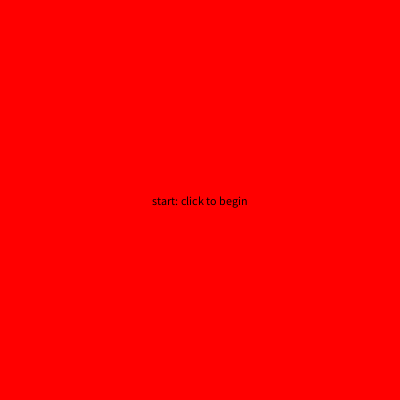
Frame 1 (no input)
Frame 60 (the mouse pressed at the canvas centre just before this capture): identical to frame 1, image omitted
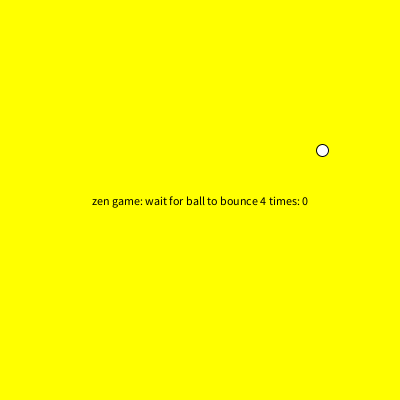
Frame 120 (the mouse held since frame 60 and released just before this capture)

The Processing sketch that drew these frames (run headless with seeded random() and noise(); from frame 60 on, the mouse is pressed at the canvas centre):

// Processing sketch: GameState
// ── GameState.pde
// GameState
//
// This example demonstrates simple game state control
// using a variable, in this case the state integer.
//
// Dan Wilcox danomatika.com 2016

// the current state:
// 0 - start, 1 - game, 2 - game over
int state = 0;

// game ball
Ball ball;

void setup() {
  size(400, 400);
  
  // create the game ball
  ball = new Ball();
}

void draw() {
   if(state == 0) {
     // start screen
     background(255, 0, 0);
     
     fill(0);
     textAlign(CENTER, CENTER);
     text("start: click to begin", width/2, height/2);
   }
   else if(state == 1) {
     // game
     background(255, 255, 0);
     
     fill(0);
     textAlign(CENTER, CENTER);
     text("zen game: wait for ball to bounce 4 times: "+ball.bounces, width/2, height/2);
     
     ball.update();
     if(ball.awake) {
       ball.draw();
     }
     else {
       // game over! go to game over screen
       state = 2;
     }
   }
   else if(state == 2) {
     // game over
     background(0, 255, 0);
     
     fill(0);
     textAlign(CENTER, CENTER);
     text("game over: click to restart", width/2, height/2);
   }
}

void mousePressed() {
  if(state == 0) {
    // start screen
    state = 1; // go to game
    ball.reset(); // reset the ball for the game
  }
  else if(state == 2) {
    // game over
    state = 0; // go to start screen
  }
}
// ── Ball.pde

class Ball {
  
  PVector pos;
  PVector vel;
  
  // number of times the ball has hit the edge of the screen
  int bounces = 0;
  
  // is this ball awake & active?
  boolean awake = true;
  
  Ball() {
    reset();
  }
  
  Ball(float x, float y) {
    reset();
    pos = new PVector(x, y);
  }
  
  // reset to random pos & velocity
  void reset() {
    pos = new PVector(random(width), random(height));
    vel = new PVector(random(-4, 4), random(-4, 4));
    awake = true;
    bounces = 0;
  }
  
  void update() {
    // check edges
    if(pos.x < 0 || pos.x > width) {
      vel.x = -vel.x;  
      bounces = bounces+1;
    }
    if(pos.y < 0 || pos.y > height) {
      vel.y = -vel.y;
      bounces = bounces+1;
    }
    
    // after 4 bounces, this ball is tired and wants to sleep
    if(bounces >= 4) {
      awake = false;  
    }
    
    // move
    pos.add(vel);
  }
  
  void draw() {
    fill(255);
    stroke(0);
    ellipse(pos.x, pos.y, 12, 12);
  }
  
};
